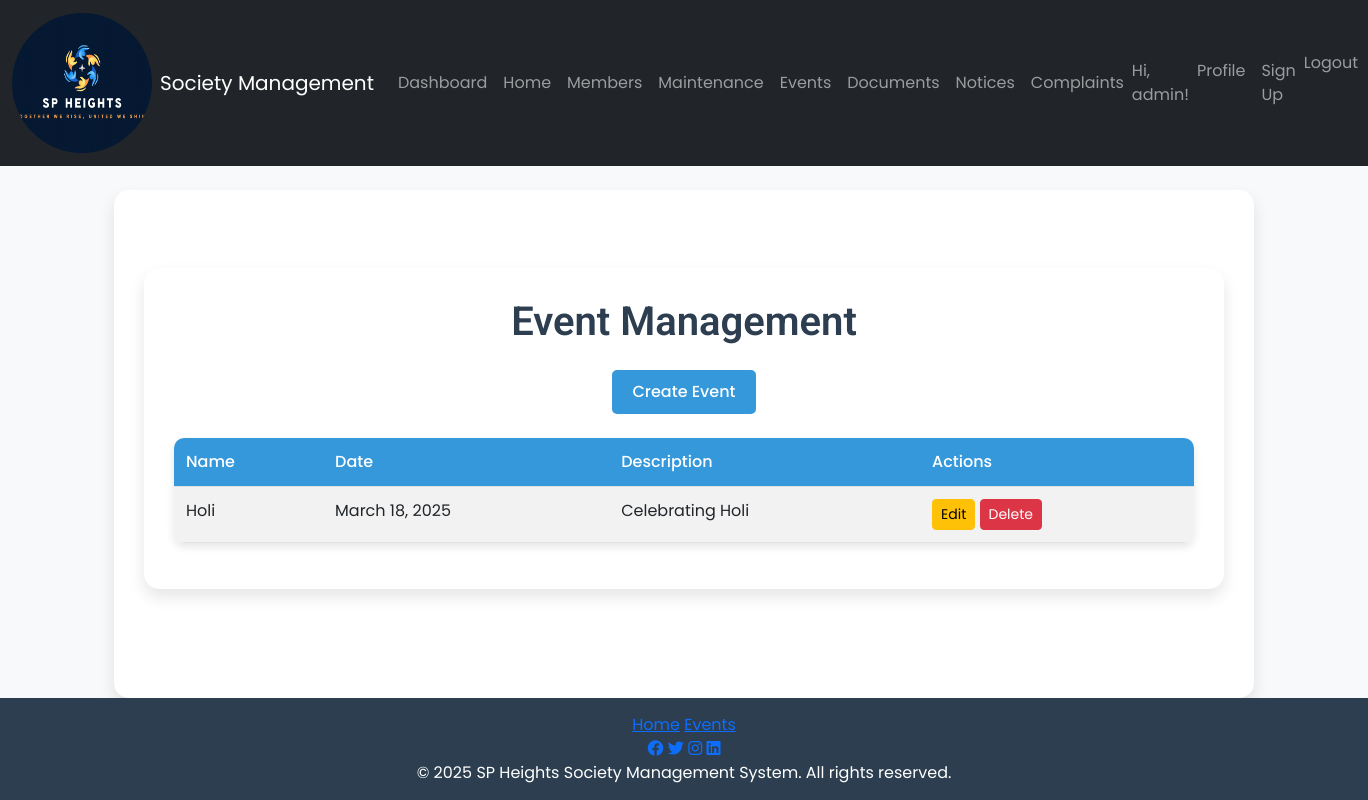
Screenshot of /events/ (signed in) with the database file from the repository.
### society/models.py (models this page shows, shortened)
class CustomUser(AbstractUser):
    USER_TYPE_CHOICES = [
        ('admin', 'Admin'),
        ('flat_owner', 'Flat Owner'),
        ('tenant', 'Tenant'),
    ]
    phone_number = models.CharField(max_length=15)
    flat_number = models.CharField(max_length=10)
    user_type = models.CharField(max_length=20, choices=USER_TYPE_CHOICES, default='flat_owner')
    is_admin = models.BooleanField(default=False)
    is_flat_owner = models.BooleanField(default=False)
    is_tenant = models.BooleanField(default=False)

class Event(models.Model):
    name = models.CharField(max_length=200)
    date = models.DateField()
    description = models.TextField()
    created_by = models.ForeignKey(CustomUser, on_delete=models.CASCADE)

### society/views.py (the view)
# urls.py: path('events/', views.event_list, name='event_list'),
@login_required
def event_list(request):
    events = Event.objects.all()
    return render(request, 'event_list.html', {'events': events})

### template/event_list.html (shortened to what this page needs)
{% extends 'base.html' %}
{% block content %}
{% load static %}
<link rel="stylesheet" href="{% static 'css/event_management.css' %}">
<div class="container mt-5">
    <h2 class="text-center mb-4 animated-heading">Event Management</h2>
    {% if request.user.is_staff %}
        <div class="text-center mb-4">
            <a href="{% url 'create_event' %}" class="btn btn-primary create-event-button animated-button">Create Event</a>
        </div>
    {% endif %}
    <table class="table table-striped event-table animated-table">
        <thead>
            <tr>
                <th>Name</th>
                <th>Date</th>
                <th>Description</th>
                {% if request.user.is_staff %}
                <th>Actions</th>
                {% endif %}
            </tr>
        </thead>
        <tbody>
            {% for event in events %}
                <tr class="animated-row">
                    <td>{{ event.name }}</td>
                    <td>{{ event.date }}</td>
                    <td>{{ event.description }}</td>
                    {% if request.user.is_staff %}
                    <td>
                        <a href="{% url 'edit_event' event.id %}" class="btn btn-warning btn-sm">Edit</a>
                        <form action="{% url 'delete_event' event.id %}" method="POST" style="display:inline;">
                            <button type="submit" class="btn btn-danger btn-sm">Delete</button>
                        </form>
                    </td>
                    {% endif %}
                </tr>
            {% endfor %}
        </tbody>
    </table>
</div>
{% endblock %}

### template/base.html (shortened to what this page needs)
{% load static %}
<!DOCTYPE html>
<html lang="en">
<head>
    <link href="https://cdn.jsdelivr.net/npm/bootstrap@5.3.0/dist/css/bootstrap.min.css" rel="stylesheet">
    <link href="https://cdnjs.cloudflare.com/ajax/libs/font-awesome/6.0.0-beta3/css/all.min.css" rel="stylesheet">
    <link href="https://cdnjs.cloudflare.com/ajax/libs/animate.css/4.1.1/animate.min.css" rel="stylesheet">
    <link rel="stylesheet" href="{% static 'css/styles.css' %}">
</head>
<body>
    <div class="d-flex flex-column min-vh-100">
        <nav class="navbar navbar-expand-lg navbar-dark bg-dark">
            <div class="container-fluid">
                <a class="navbar-brand d-flex align-items-center" href="{% url 'home' %}">
                    <img src="{% static 'images/logo.png' %}" alt="Logo" class="logo me-2">
                    <span>Society Management</span>
                </a>
                <div class="collapse navbar-collapse" id="navbarNav">
                    <ul class="navbar-nav me-auto">
                        <li class="nav-item"><a class="nav-link" href="{% url 'dashboard' %}">Dashboard</a></li>
                        <li class="nav-item"><a class="nav-link" href="{% url 'home' %}">Home</a></li>
                        <li class="nav-item"><a class="nav-link" href="{% url 'membership_directory' %}">Members</a></li>
                        <li class="nav-item"><a class="nav-link" href="{% url 'maintenance_requests' %}">Maintenance</a></li>
                        <li class="nav-item"><a class="nav-link" href="{% url 'event_list' %}">Events</a></li>
                        <li class="nav-item"><a class="nav-link" href="{% url 'document_list' %}">Documents</a></li>
                        <li class="nav-item"><a class="nav-link" href="{% url 'notice_list' %}">Notices</a></li>
                        <li class="nav-item"><a class="nav-link" href="{% url 'complaint_list' %}">Complaints</a></li>
                    </ul>
                    <ul class="navbar-nav ms-auto">
                        {% if user.is_authenticated %}
                            <li class="nav-item d-flex align-items-center">
                                <span class="navbar-text welcome-text">Hi, {{ user.username }}!</span>
                            </li>
                            <li class="nav-item"><a class="nav-link" href="{% url 'profile' %}">Profile</a></li>
                            {% if user.is_staff %}
                                <li class="nav-item"><a class="nav-link" href="{% url 'signup' %}">Sign Up</a></li>
                            {% endif %}
                            <li class="nav-item">
                                <form action="{% url 'logout' %}" method="post" class="d-inline">
                                    <button type="submit" class="btn btn-link nav-link" style="padding: 0; border: none; background: none;">Logout</button>
                                </form>
                            </li>
                        {% else %}
                            <li class="nav-item"><a class="nav-link" href="{% url 'login' %}">Login</a></li>
                        {% endif %}
                    </ul>
                </div>
            </div>
        </nav>
        <div class="container flex-grow-1 mt-4">
            {% block content %}
            {% endblock %}
        </div>
       <footer>
    <div class="footer-content">
        <div class="footer-links">
            <a href="{% url 'home' %}">Home</a>
            <a href="{% url 'event_list' %}">Events</a>
        </div>
        <div class="footer-social">
            <a href="#" target="_blank"><i class="fab fa-facebook"></i></a>
            <a href="#" target="_blank"><i class="fab fa-twitter"></i></a>
            <a href="#" target="_blank"><i class="fab fa-instagram"></i></a>
            <a href="#" target="_blank"><i class="fab fa-linkedin"></i></a>
        </div>
        <div class="footer-copyright">
            &copy; 2025 SP Heights Society Management System. All rights reserved.
        </div>
    </div>
</footer>
</body>
</html>

### static/css/styles.css (style rules this page uses)
html, body { height: 100%; display: flex; flex-direction: column; }
.container { flex: 1; }
footer { background-color: #2c3e50; color: white; text-align: center; padding: 15px 0; width: 100%; position: relative; bottom: 0; }
.logo { width: 140px; height: 140px; border-radius: 150%; }

### static/css/event_management.css (style rules this page uses)
body { background-color: #f8f9fa; font-family: 'Poppins', sans-serif; }
.container { background-color: #ffffff; padding: 30px; border-radius: 15px; box-shadow: 0 8px 16px rgba(0, 0, 0, 0.1); animation: fadeIn 1s ease-in-out; }
.animated-heading { font-family: 'Roboto', sans-serif; font-size: 2.5rem; font-weight: 600; color: #2c3e50; text-align: center; margin-bottom: 30px; animation: slideIn 1s ease-in-out; }
.create-event-button { background-color: #3498db; border: none; border-radius: 5px; padding: 10px 20px; font-weight: 500; transition: all 0.3s ease; }
.event-table { width: 100%; border-collapse: separate; border-spacing: 0; border-radius: 10px; overflow: hidden; box-shadow: 0 4px 8px rgba(0, 0, 0, 0.1); animation: fadeIn 1.5s ease-in-out; }
.event-table th, .event-table td { padding: 12px; text-align: left; }
.event-table th { background-color: #3498db; color: #ffffff; font-weight: 500; }
.event-table tbody tr { transition: background-color 0.3s ease; }
.animated-row { animation: fadeInRow 0.5s ease-in-out; }

### rows the page displays
CustomUser: username "admin"
Event: name "Holi", date "March 18, 2025", description "Celebrating Holi"
